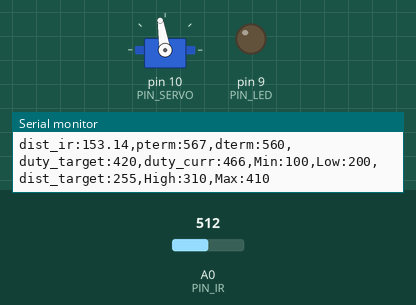
The sketch below on a simulated Arduino Uno, built with avr-gcc and run on an emulated ATmega328P. Parts: servo, output pins drawn as LEDs (lit = HIGH), the last lines printed to the serial monitor. The inputs (shaded band) are chosen by the test bench; at power-on: A0 (PIN_IR) = 512.

Above: at 1.2 s.
1.3 s: A0 (PIN_IR) set to 716
At 2.1 s:
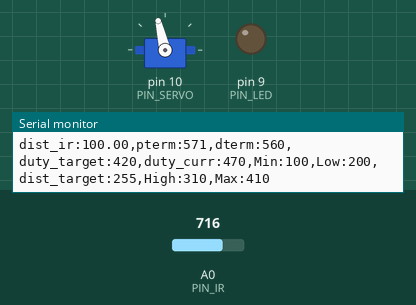
2.8 s: A0 (PIN_IR) set to 511
At 3.2 s:
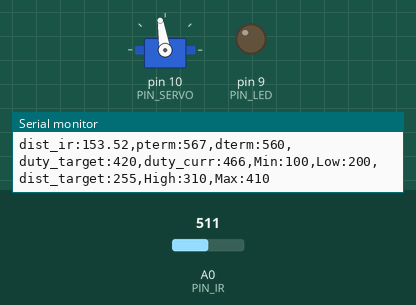
4.3 s: A0 (PIN_IR) set to 900
At 5.6 s:
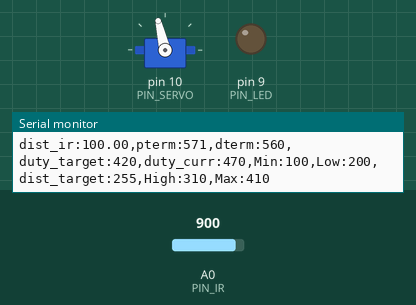
Timing chart, 0 to 7.3 s (numbered marks = the images above; inputs shaded):
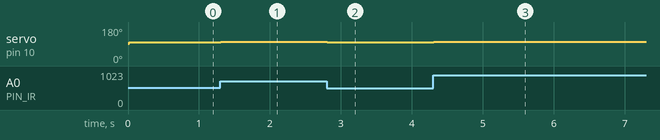

Measured:
- after the input at 1.3 s, servo on pin 10 (PIN_SERVO): 99° → 103° at once
- after the input at 2.8 s, servo on pin 10 (PIN_SERVO): 103° → 99° at once
- after the input at 4.3 s, servo on pin 10 (PIN_SERVO): 99° → 103° at once

The sketch:

PD.ino
```cpp
#include <Servo.h>


/////////////////////////////

// Configurable parameters //

/////////////////////////////


// Arduino pin assignment

#define PIN_LED 9 // [1234] LED를 아두이노 GPIO 9번 핀에 연결

#define PIN_SERVO 10 // [1352] 서보모터를 아두이노의 10번 핀에 연결

#define PIN_IR A0 // [1352] IR센서를 아두이노 A0 핀에 연결


// Framework setting

#define _DIST_TARGET 255 // [1352]목표값을 탁구공 중심 위치까지 거리 255mm로 Fix

#define _DIST_MIN 100 // [1352] 최소 측정 거리를 100mm로 설정

#define _DIST_MAX 410 // [1352] 측정 거리의 최댓값을 410mm로 설정


// Distance sensor

#define _DIST_ALPHA 0.9 // [2979] 알파값 설정


// Servo range

#define _DUTY_MIN 1550 //[2998] Servo Minimum microseconds

#define _DUTY_NEU 1490 //[2983] Servo 중간값 설정

#define _DUTY_MAX 1100 // [2979] Servo Max값 설정


// Servo speed control

#define _SERVO_ANGLE 30 // [2992] 서보 각 설정

#define _SERVO_SPEED 20 // [2976] 서보 스피드 설정


// Event periods

#define _INTERVAL_DIST 10

#define _INTERVAL_SERVO 5 // [2980] 서보 INTERVAL값 설정

#define _INTERVAL_SERIAL 100 //[2989] 시리얼 출력 INTERVAL 설정


// PID parameters

#define _KP 1.5 // [3000] K🇵값 초기화

#define _KI  // [3000] K¡값 초기화

#define _KD 1.5 // [3000] Kd값 초기화


//////////////////////

// global variables //

//////////////////////


// Servo instance

Servo myservo; //[2991] create servo object to control a servo


// Distance sensor

float dist_target; // location to send the ball [2976] 공 위치

float dist_raw, dist_ema, dist_prev, dist_min, dist_max;// [2981] 거리 변수 설정(현재, ema 필터 적용, 직전값)


// Event periods

unsigned long last_sampling_time_dist, last_sampling_time_servo, last_sampling_time_serial, time_curr;

bool event_dist, event_servo, event_serial; //[2989] 논리형 변수 설정


// Servo speed control

int duty_chg_per_interval; //[1352] 주기동안 duty 변화량 변수

int duty_target, duty_curr;//[1352] 서보모터의 목표위치, 서보에 실제 입력할 위치


// PID variables

float error_curr, error_prev, control, pterm, dterm, iterm, error;


//[2998] initialize variables for Low Pass Filter

unsigned long oldmil; //[2998] old milliseconds var

static long apt = 0;  //[2998] filter sampling time saver

float filter = 0.0, prev = 0.0; //[2998] setup for filter and prev var’s


int a, b;

void setup() {

   // initialize GPIO pins for LED and attach servo

   pinMode(PIN_LED, OUTPUT); //[1352] LED 핀 설정

   // myservo.attach(PIN_SERVO); //[1352] Servo 핀 설정

   // [2998] servo attach duplicated

   // move servo to neutral position

   myservo.attach(PIN_SERVO); //[2998] Servo Attaching

   myservo.writeMicroseconds(_DUTY_NEU); //[2998] Servo Set to neutral position


   // initialize global variables

   dist_min = _DIST_MIN; //[2999] dist_min 값 적용

   dist_max = _DIST_MAX; //[2999] dist_max 값 적용

   dist_ema = 0.0; //[2999] dist_ema 값 초기화

   float alpha = _DIST_ALPHA; //[2999] alpha 선언 및 값 적용

   // convert angle speed into duty change per interval.
   duty_chg_per_interval = (_DUTY_MAX - _DUTY_MIN) * ((float)_SERVO_SPEED / 180) * ((float)_INTERVAL_DIST / 1000); //[2985] duty_chg_per_interval 설정

   // initialize serial port

   Serial.begin(57600); //[2999] serial port 57600

   a = 50;
   b = 240;
}


void loop() {

/////////////////////

// Event generator //

/////////////////////
    time_curr = millis();

    if (time_curr >= last_sampling_time_dist + _INTERVAL_DIST){

      last_sampling_time_dist += _INTERVAL_DIST;

      event_dist = true;

    }

    if (time_curr >= last_sampling_time_dist + _INTERVAL_SERVO){

      last_sampling_time_servo += _INTERVAL_SERVO;

      event_servo = true;

    }

    if (time_curr >= last_sampling_time_serial + _INTERVAL_SERIAL){

      last_sampling_time_serial += _INTERVAL_SERIAL;

      event_serial = true;

    }

////////////////////

// Event handlers //

////////////////////


   if(event_dist) {

      event_dist = false;
      // get a distance reading from the distance sensor
      dist_raw = ir_distance_filtered();

  // PID control logic

      error_curr= _DIST_TARGET - dist_raw;
      pterm = _KP*error_curr;
      dterm = _KD * (error_curr - error_prev);
      control = dterm + pterm;
//     control = dterm;
      duty_target = _DUTY_NEU + control;

      if (duty_target < _DUTY_MIN) duty_target = _DUTY_MIN;
      if (duty_target > _DUTY_MAX) duty_target = _DUTY_MAX;
//      else if(duty_target >= _DUTY_MIN && duty_target < _DUTY_NEU) duty_target += duty_chg_per_interval;
//      else if(duty_target >= _DUTY_NEU && duty_target < _DUTY_MAX) duty_target += duty_chg_per_interval;
//      else if (duty_target > _DUTY_MAX) { //[1352] 조건일때 duty_target값을 _DUTY_MAX으로
//         duty_target = _DUTY_MAX - duty_chg_per_interval;
     error_prev = error_curr;

   }

   if(event_servo) {

      event_servo = false; //[1352]server Event handler가 false
      // adjust duty_curr toward duty_target by duty_chg_per_interval
      duty_curr = 1485 + error_curr*0.75;
      if(duty_target > _DUTY_NEU) duty_curr -= duty_chg_per_interval;
      if(duty_target < _DUTY_NEU) duty_curr += duty_chg_per_interval;
      myservo.writeMicroseconds(duty_curr);

  }


  if(event_serial) {

     event_serial = false;

     Serial.print("dist_ir:");

     Serial.print(dist_raw);

     Serial.print(",pterm:");

     Serial.print(map(pterm,-1000,1000,510,610));

     Serial.print(",dterm:");

     Serial.print(map(dterm,-1000,1000,510,610));

     Serial.print(",duty_target:");

     Serial.print(map(duty_target,1000,2000,410,510));

     Serial.print(",duty_curr:");

     Serial.print(map(duty_curr,1000,2000,410,510));

     Serial.println(",Min:100,Low:200,dist_target:255,High:310,Max:410");

    }
}


float ir_distance(void){ // return value unit: mm

    float val; //[2998] Announce val

    float volt = float(analogRead(PIN_IR)); //[2998] Read analog data from PIN_IR

    val = ((6762.0/(volt-9.0))-4.0) * 10.0;

    return val;
}


float ir_distance_filtered(void){ // return value unit: mm
   float raw_dist = ir_distance();
   float dist_cali = 100.0 + 300.0 / (b - a) * (raw_dist - a);
   float a = (_DIST_ALPHA*dist_cali)+((1-_DIST_ALPHA)*dist_ema);
   if((_DIST_ALPHA*dist_cali)+((1-_DIST_ALPHA)*dist_ema) > 410) a = 410;
   if((_DIST_ALPHA*dist_cali)+((1-_DIST_ALPHA)*dist_ema) < 100) a = 100;
   return a;
}
```
